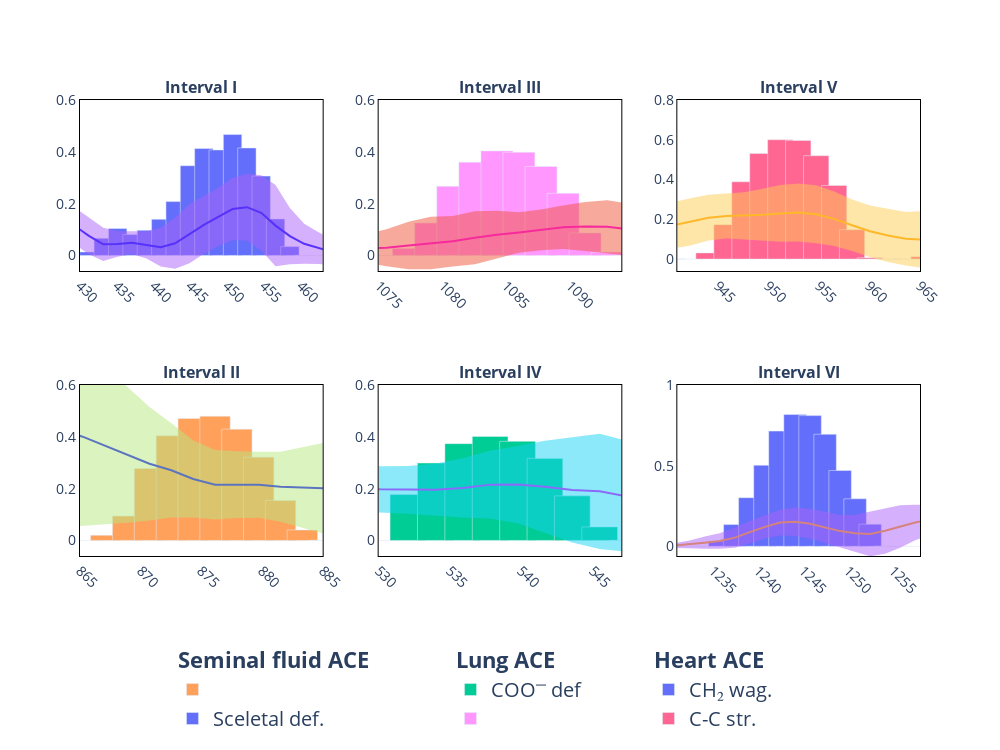

Here is the notebook cell this chart was saved with:
### Code cell
plot_intervals(x_axis, [y1,y2,y3], data)

### Figure 1 — Plotly figure (JSON) as saved in the notebook; plotly's stock layout.template omitted (floating-point values rounded to 4 significant figures; data arrays with more than 128 entries replaced by an {"elided": "..."} marker saying what was removed)
{"data": [{"legendgroup": "0", "legendgrouptitle": {"text": "<b>Seminal fluid ACE            <b>"}, "name": "Sceletal def.", "type": "bar", "width": 2.5, "x": {"elided": "854 float values"}, "xaxis": "x", "y": {"elided": "854 float values"}, "yaxis": "y"}, {"marker": {"color": "blue"}, "showlegend": false, "type": "scatter", "x": {"elided": "854 float values"}, "xaxis": "x", "y": {"elided": "855 float values"}, "yaxis": "y"}, {"line": {"width": 0}, "mode": "lines", "showlegend": false, "type": "scatter", "x": {"elided": "854 float values"}, "xaxis": "x", "y": {"elided": "855 float values"}, "yaxis": "y"}, {"fill": "tonexty", "line": {"width": 0}, "mode": "lines", "showlegend": false, "type": "scatter", "x": {"elided": "854 float values"}, "xaxis": "x", "y": {"elided": "855 float values"}, "yaxis": "y"}, {"legendgroup": "0", "legendgrouptitle": {"text": "<b>Seminal fluid ACE            <b>"}, "name": "", "type": "bar", "width": 2.5, "x": {"elided": "854 float values"}, "xaxis": "x4", "y": {"elided": "854 float values"}, "yaxis": "y4"}, {"marker": {"color": "blue"}, "showlegend": false, "type": "scatter", "x": {"elided": "854 float values"}, "xaxis": "x4", "y": {"elided": "855 float values"}, "yaxis": "y4"}, {"line": {"width": 0}, "mode": "lines", "showlegend": false, "type": "scatter", "x": {"elided": "854 float values"}, "xaxis": "x4", "y": {"elided": "855 float values"}, "yaxis": "y4"}, {"fill": "tonexty", "line": {"width": 0}, "mode": "lines", "showlegend": false, "type": "scatter", "x": {"elided": "854 float values"}, "xaxis": "x4", "y": {"elided": "855 float values"}, "yaxis": "y4"}, {"legendgroup": "1", "legendgrouptitle": {"text": "<b>Lung ACE              <b>"}, "name": "", "type": "bar", "width": 2.5, "x": {"elided": "854 float values"}, "xaxis": "x2", "y": {"elided": "854 float values"}, "yaxis": "y2"}, {"marker": {"color": "magenta"}, "showlegend": false, "type": "scatter", "x": {"elided": "854 float values"}, "xaxis": "x2", "y": {"elided": "855 float values"}, "yaxis": "y2"}, {"line": {"width": 0}, "mode": "lines", "showlegend": false, "type": "scatter", "x": {"elided": "854 float values"}, "xaxis": "x2", "y": {"elided": "855 float values"}, "yaxis": "y2"}, {"fill": "tonexty", "line": {"width": 0}, "mode": "lines", "showlegend": false, "type": "scatter", "x": {"elided": "854 float values"}, "xaxis": "x2", "y": {"elided": "855 float values"}, "yaxis": "y2"}, {"legendgroup": "1", "legendgrouptitle": {"text": "<b>Lung ACE              <b>"}, "name": "COO‾ def", "type": "bar", "width": 2.5, "x": {"elided": "854 float values"}, "xaxis": "x5", "y": {"elided": "854 float values"}, "yaxis": "y5"}, {"marker": {"color": "magenta"}, "showlegend": false, "type": "scatter", "x": {"elided": "854 float values"}, "xaxis": "x5", "y": {"elided": "855 float values"}, "yaxis": "y5"}, {"line": {"width": 0}, "mode": "lines", "showlegend": false, "type": "scatter", "x": {"elided": "854 float values"}, "xaxis": "x5", "y": {"elided": "855 float values"}, "yaxis": "y5"}, {"fill": "tonexty", "line": {"width": 0}, "mode": "lines", "showlegend": false, "type": "scatter", "x": {"elided": "854 float values"}, "xaxis": "x5", "y": {"elided": "855 float values"}, "yaxis": "y5"}, {"legendgroup": "2", "legendgrouptitle": {"text": "<b>Heart ACE         <b>"}, "name": "C-C str.", "type": "bar", "width": 2.5, "x": {"elided": "854 float values"}, "xaxis": "x3", "y": {"elided": "854 float values"}, "yaxis": "y3"}, {"marker": {"color": "orange"}, "showlegend": false, "type": "scatter", "x": {"elided": "854 float values"}, "xaxis": "x3", "y": {"elided": "855 float values"}, "yaxis": "y3"}, {"line": {"width": 0}, "mode": "lines", "showlegend": false, "type": "scatter", "x": {"elided": "854 float values"}, "xaxis": "x3", "y": {"elided": "855 float values"}, "yaxis": "y3"}, {"fill": "tonexty", "line": {"width": 0}, "mode": "lines", "showlegend": false, "type": "scatter", "x": {"elided": "854 float values"}, "xaxis": "x3", "y": {"elided": "855 float values"}, "yaxis": "y3"}, {"legendgroup": "2", "legendgrouptitle": {"text": "<b>Heart ACE         <b>"}, "name": "CH₂ wag.", "type": "bar", "width": 2.5, "x": {"elided": "854 float values"}, "xaxis": "x6", "y": {"elided": "854 float values"}, "yaxis": "y6"}, {"marker": {"color": "orange"}, "showlegend": false, "type": "scatter", "x": {"elided": "854 float values"}, "xaxis": "x6", "y": {"elided": "855 float values"}, "yaxis": "y6"}, {"line": {"width": 0}, "mode": "lines", "showlegend": false, "type": "scatter", "x": {"elided": "854 float values"}, "xaxis": "x6", "y": {"elided": "855 float values"}, "yaxis": "y6"}, {"fill": "tonexty", "line": {"width": 0}, "mode": "lines", "showlegend": false, "type": "scatter", "x": {"elided": "854 float values"}, "xaxis": "x6", "y": {"elided": "855 float values"}, "yaxis": "y6"}], "layout": {"annotations": [{"font": {"size": 16}, "showarrow": false, "text": "<b>Interval I<b>", "x": 0.1444, "xanchor": "center", "xref": "paper", "y": 1, "yanchor": "bottom", "yref": "paper"}, {"font": {"size": 16}, "showarrow": false, "text": "<b>Interval III<b>", "x": 0.5, "xanchor": "center", "xref": "paper", "y": 1, "yanchor": "bottom", "yref": "paper"}, {"font": {"size": 16}, "showarrow": false, "text": "<b>Interval V<b>", "x": 0.8556, "xanchor": "center", "xref": "paper", "y": 1, "yanchor": "bottom", "yref": "paper"}, {"font": {"size": 16}, "showarrow": false, "text": "<b>Interval II<b>", "x": 0.1444, "xanchor": "center", "xref": "paper", "y": 0.375, "yanchor": "bottom", "yref": "paper"}, {"font": {"size": 16}, "showarrow": false, "text": "<b>Interval IV<b>", "x": 0.5, "xanchor": "center", "xref": "paper", "y": 0.375, "yanchor": "bottom", "yref": "paper"}, {"font": {"size": 16}, "showarrow": false, "text": "<b>Interval VI<b>", "x": 0.8556, "xanchor": "center", "xref": "paper", "y": 0.375, "yanchor": "bottom", "yref": "paper"}], "font": {"size": 20}, "height": 750, "legend": {"orientation": "h", "x": 0.5, "xanchor": "center", "y": -0.4, "yanchor": "bottom"}, "plot_bgcolor": "rgba(255,255,255,255)", "width": 1000, "xaxis": {"anchor": "y", "domain": [0, 0.2889], "dtick": 5, "linecolor": "black", "linewidth": 1, "mirror": true, "range": [430, 463], "showline": true, "tickangle": 45, "tickfont": {"size": 14}}, "xaxis2": {"anchor": "y2", "domain": [0.3556, 0.6444], "dtick": 5, "linecolor": "black", "linewidth": 1, "mirror": true, "range": [1075, 1094], "showline": true, "tickangle": 45, "tickfont": {"size": 14}}, "xaxis3": {"anchor": "y3", "domain": [0.7111, 1], "dtick": 5, "linecolor": "black", "linewidth": 1, "mirror": true, "range": [941, 965], "showline": true, "tickangle": 45, "tickfont": {"size": 14}}, "xaxis4": {"anchor": "y4", "domain": [0, 0.2889], "dtick": 5, "linecolor": "black", "linewidth": 1, "mirror": true, "range": [865, 885], "showline": true, "tickangle": 45, "tickfont": {"size": 14}}, "xaxis5": {"anchor": "y5", "domain": [0.3556, 0.6444], "dtick": 5, "linecolor": "black", "linewidth": 1, "mirror": true, "range": [530, 547], "showline": true, "tickangle": 45, "tickfont": {"size": 14}}, "xaxis6": {"anchor": "y6", "domain": [0.7111, 1], "dtick": 5, "linecolor": "black", "linewidth": 1, "mirror": true, "range": [1231, 1258], "showline": true, "tickangle": 45, "tickfont": {"size": 14}}, "yaxis": {"anchor": "x", "domain": [0.625, 1], "linecolor": "black", "linewidth": 1, "mirror": true, "range": [-0.06, 0.6], "showline": true, "tickfont": {"size": 14}}, "yaxis2": {"anchor": "x2", "domain": [0.625, 1], "linecolor": "black", "linewidth": 1, "mirror": true, "range": [-0.06, 0.6], "showline": true, "tickfont": {"size": 14}}, "yaxis3": {"anchor": "x3", "domain": [0.625, 1], "linecolor": "black", "linewidth": 1, "mirror": true, "range": [-0.06, 0.8], "showline": true, "tickfont": {"size": 14}}, "yaxis4": {"anchor": "x4", "domain": [0, 0.375], "linecolor": "black", "linewidth": 1, "mirror": true, "range": [-0.06, 0.6], "showline": true, "tickfont": {"size": 14}}, "yaxis5": {"anchor": "x5", "domain": [0, 0.375], "linecolor": "black", "linewidth": 1, "mirror": true, "range": [-0.06, 0.6], "showline": true, "tickfont": {"size": 14}}, "yaxis6": {"anchor": "x6", "domain": [0, 0.375], "linecolor": "black", "linewidth": 1, "mirror": true, "range": [-0.06, 1], "showline": true, "tickfont": {"size": 14}}}}
